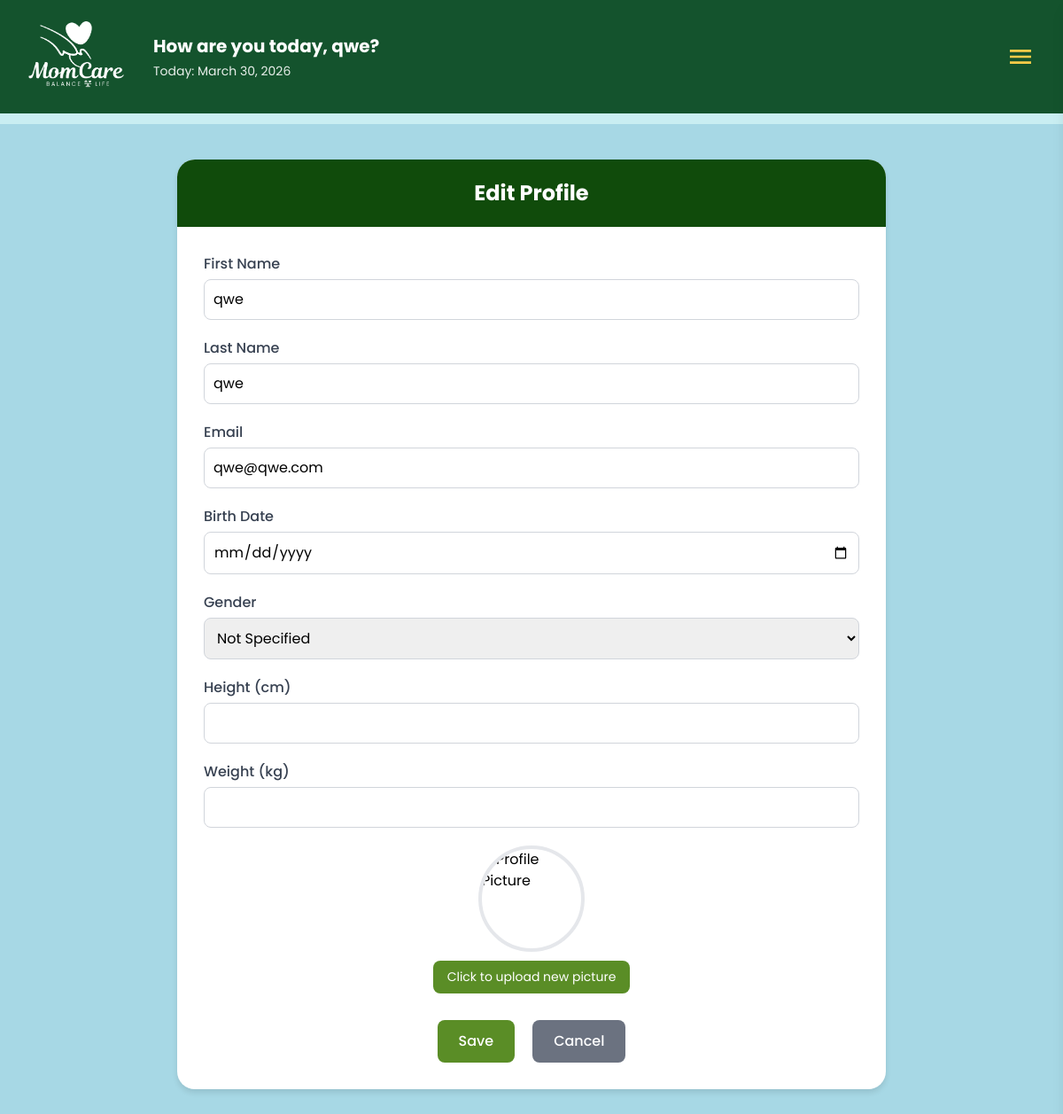
/profile/edit/1 (signed in), run on an earlier commit of the app's database.
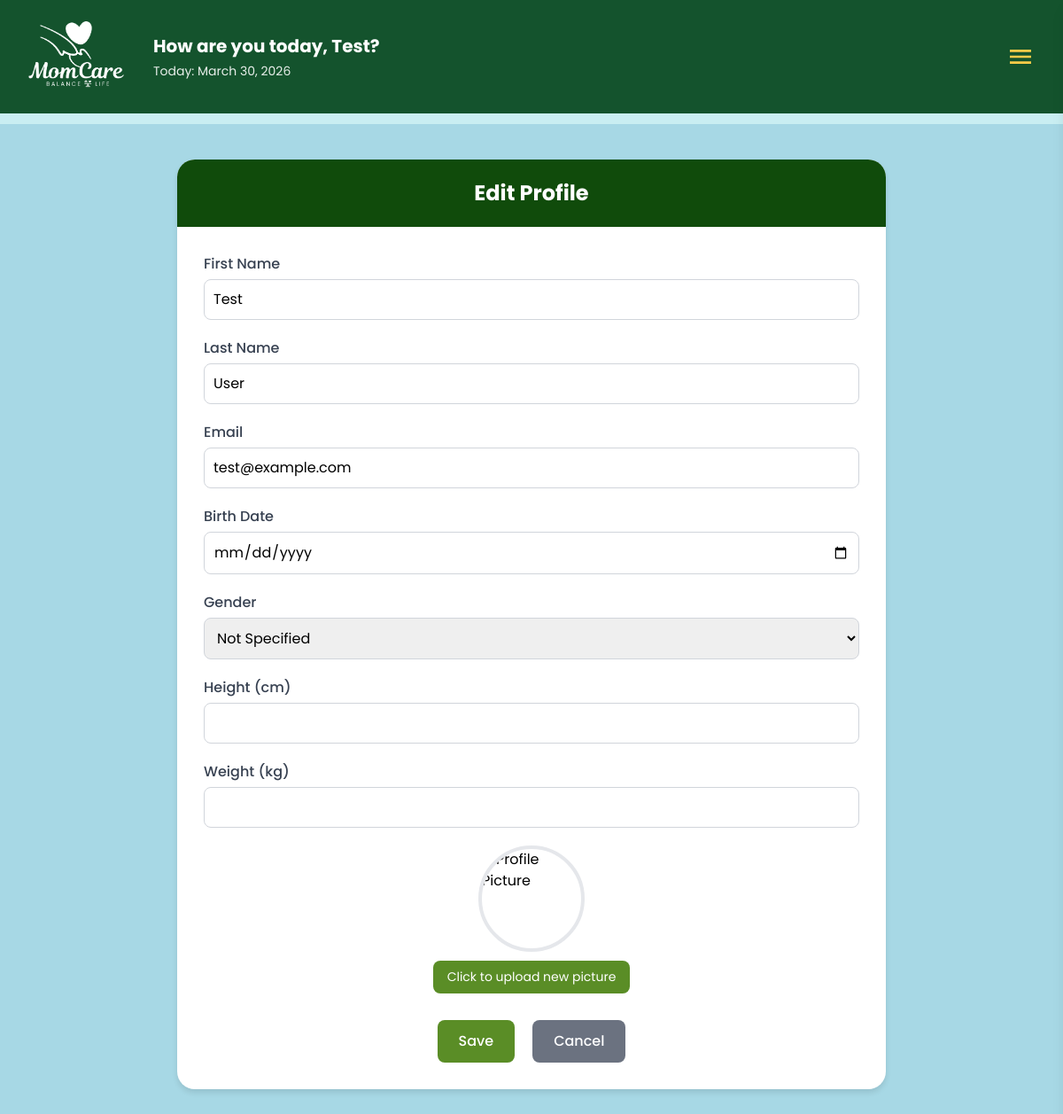
And on a later commit of the database.
### tables this page shows
CREATE TABLE users (
            id INTEGER PRIMARY KEY AUTOINCREMENT,
            first TEXT NOT NULL,
            last TEXT NOT NULL,
            email TEXT NOT NULL UNIQUE,
            birthdate TEXT,
            password_hash TEXT NOT NULL,
            security_question TEXT,
            security_answer TEXT,
            gender TEXT,
            height TEXT,
            weight TEXT,
            profile_picture TEXT
        );

### app.py (the view, shortened to what this page needs)
@app.route('/profile/edit/<int:user_id>', methods=['GET', 'POST'])
def edit_profile(user_id):
    user_email = session.get('user_email')
    if not user_email:
        flash('Please sign in.')
        return redirect(url_for('index'))
    conn = get_db()
    cur = conn.cursor()
    cur.execute('SELECT * FROM users WHERE id = ?', (user_id,))
    user_row = cur.fetchone()
    conn.close()
    if not user_row:
        flash('User not found.')
        return redirect(url_for('dashboard'))
    if user_row['email'] != user_email:
        flash('Unauthorized access.')
        return redirect(url_for('dashboard'))
    user = dict(user_row)
    user['first_name'] = user['first']
    user['last_name'] = user['last']
    user['birthdate_display'] = user['birthdate']
    user['gender'] = user.get('gender', 'Not Specified')
    user['height_display'] = user.get('height', '0')
    user['weight_display'] = user.get('weight', '0')
    user['profile_picture'] = user.get('profile_picture', '')
    first = session.get('user_first')
    today = datetime.now().strftime('%B %d, %Y')
    return render_template('edit.html', user=user, first=first, today=today)

### app.py (called while the page is built)
def get_db() -> Connection:
    conn = sqlite3.connect(DB_PATH, timeout=30)
    conn.row_factory = sqlite3.Row
    try:
        conn.execute('PRAGMA journal_mode=WAL;')
        conn.execute('PRAGMA synchronous=NORMAL;')
        conn.execute('PRAGMA foreign_keys=ON;')
    except Exception:
        pass
    return conn

### templates/edit.html (shortened to what this page needs)
<!DOCTYPE html>
<html lang="en">
<head>
    <script src="https://cdn.tailwindcss.com"></script>
    <link rel="stylesheet" href="https://cdnjs.cloudflare.com/ajax/libs/font-awesome/6.0.0-beta3/css/all.min.css">
</head>
<body class="bg-[#a7d8e5] font-['Poppins']">
    {% include 'navbar.html' %}
    <div class="profile-container">
        <div class="profile-header">Edit Profile</div>
        <div class="profile-content">
            <form method="POST" action="{{ url_for('edit_profile', user_id=user.id) }}" enctype="multipart/form-data">
                <div class="detail-row">
                    <label for="first_name">First Name</label>
                    <input type="text" id="first_name" name="first_name" value="{{ user.first_name or '' }}" required>
                </div>
                <div class="detail-row">
                    <label for="last_name">Last Name</label>
                    <input type="text" id="last_name" name="last_name" value="{{ user.last_name or '' }}" required>
                </div>
                <div class="detail-row">
                    <label for="email">Email</label>
                    <input type="email" id="email" name="email" value="{{ user.email or '' }}" required>
                </div>
                <div class="detail-row">
                    <label for="birthdate">Birth Date</label>
                    <input type="date" id="birthdate" name="birthdate" value="{{ user.birthdate or '' }}">
                </div>
                <div class="detail-row">
                    <label for="gender">Gender</label>
                    <select id="gender" name="gender">
                        <option value="Not Specified" {% if user.gender=='Not Specified' or not user.gender %}selected{%
                            endif %}>Not Specified</option>
                    </select>
                </div>
                <div class="detail-row">
                    <label for="height">Height (cm)</label>
                    <input type="number" id="height" name="height" value="{{ user.height or '' }}">
                </div>
                <div class="detail-row">
                    <label for="weight">Weight (kg)</label>
                    <input type="number" id="weight" name="weight" value="{{ user.weight or '' }}">
                </div>
                <div class="profile-photo">
                    <img id="profile-preview"
                        src="{{ url_for('static', filename=user.profile_picture) if user.profile_picture else url_for('static', filename='images/default-avatar.png') }}"
                        alt="Profile Picture">
                    <label for="profile_picture" class="upload-label">Click to upload new picture</label>
                </div>
                <div class="btn-row">
                    <button class="save-btn" type="submit">Save</button>
                    <a href="{{ url_for('profile', user_id=user.id) }}">
                        <button type="button" class="cancel-btn">Cancel</button>
                    </a>
                </div>
            </form>
        </div>
    </div>
</body>
</html>

### templates/navbar.html (shortened to what this page needs)
<header class="bg-green-900 text-white">
  <div class="max-w-7xl m-auto px-6 py-6">
    <div class="flex items-center justify-between relative">
      {% if request.endpoint == 'profile' %}
      <div class="flex items-center gap-6">
        <img src="{{ url_for('static', filename='images/momcare_logo_white.png') }}" alt="MomCare"
          class="h-20 w-auto" />
        <div>
          <h1 class="text-l lg:text-xl font-bold">My Account</h1>
          <p class="mt-1 text-sm opacity-90">Today: <span id="currentDateDisplay">{{ today or ''
              }}</span></p>
        </div>
      </div>
      {% else %}
      <div class="flex items-center gap-6">
        <img src="{{ url_for('static', filename='images/momcare_logo_white.png') }}" alt="MomCare"
          class="h-20 w-auto" />
        <div>
          <h1 class="text-l lg:text-xl font-bold">How are you today, {{ first or session.get('user_first') or
            'User' }}?</h1>
          <p class="mt-1 text-sm opacity-90">Today: <span id="currentDateDisplay">{{ today or ''
              }}</span></p>
        </div>
      </div>
      {% endif %}
      <div class="flex items-center gap-2 md:gap-4">
        <button id="menu-toggle" class="p-3 md:p-2 rounded-md focus:outline-none" aria-label="Open menu"
          aria-expanded="false" aria-controls="menu-list">
          <svg class="h-8 w-8 text-[#ffcc48]" xmlns="http://www.w3.org/2000/svg" fill="currentColor"
            viewBox="0 0 24 24">
            <path d="M3 6h18v2H3zM3 11h18v2H3zM3 16h18v2H3z" />
          </svg>
        </button>
      </div>
    </div>
  </div>
</header>
<div class="h-3 bg-[#c9eef2]"></div>

What changed in the data, as far as the page shows it:
changed users: first (not shown) → "Test"; first_name "qwe" → "Test"; last_name "qwe" → "User"; email "qwe@qwe.com" → "test@example.com"
Also different on the page:
{{ first or session.get('user_first') or
            'User' }}: "qwe" → (not shown)
